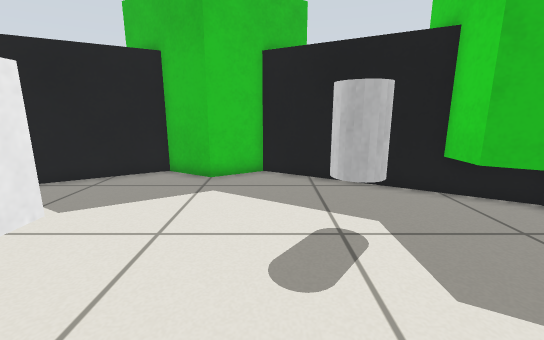
view 1 (above)

12 first-person views from a walk through a world built for the Gazebo simulator. The camera is 0.65 m above the floor, tilts 12° down and sees 90° across. The floor is counted in squares, 0.25 m on a side. Each view is taken from the middle of a square. On the plan, view 1 faces up. The plan holds only what a view shows up to about 18 squares ahead; the rest is blank. The place goes on beyond the plan.

view 2
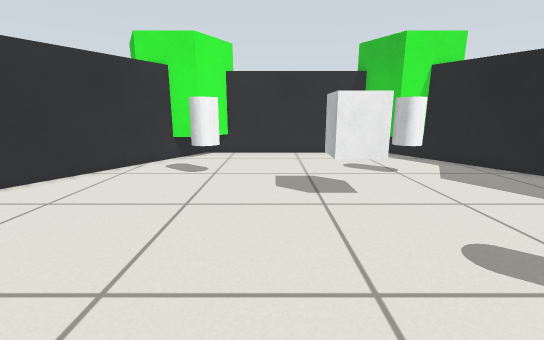

view 3
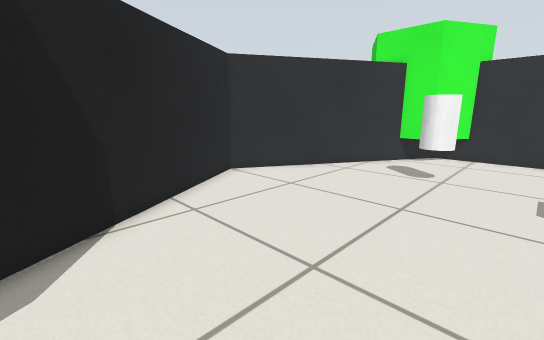

view 4
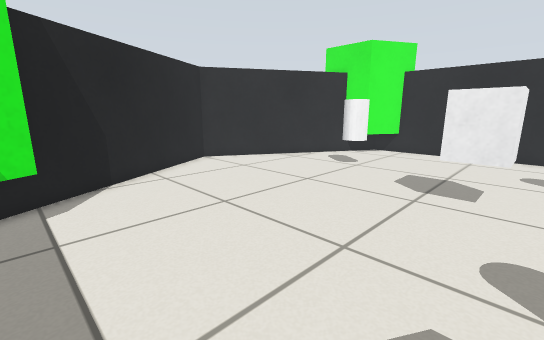

view 5
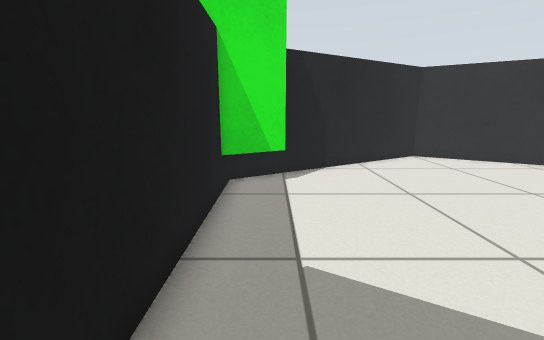

view 6
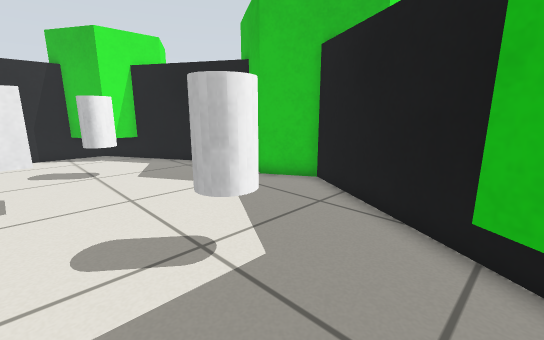

view 7
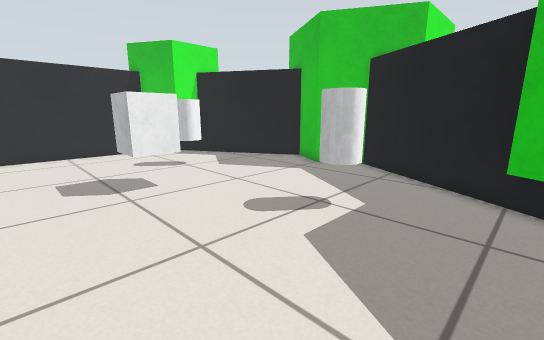

view 8
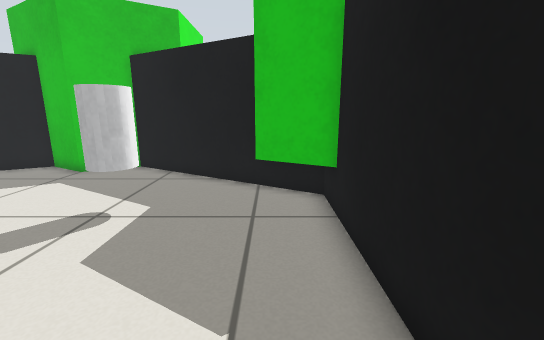

view 9
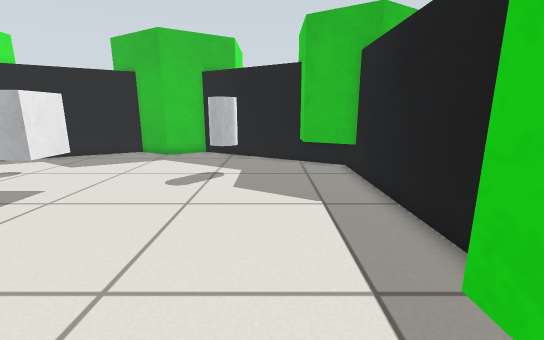

view 10
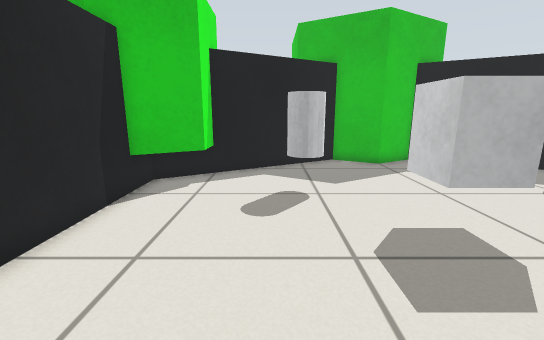

view 11
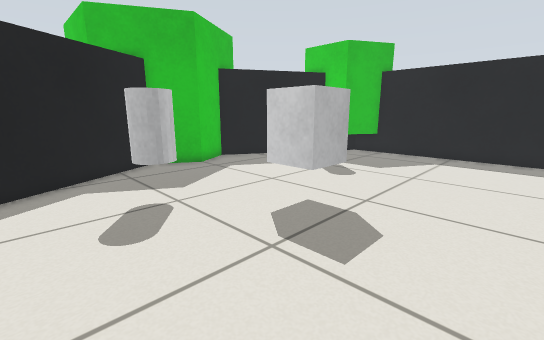

view 12
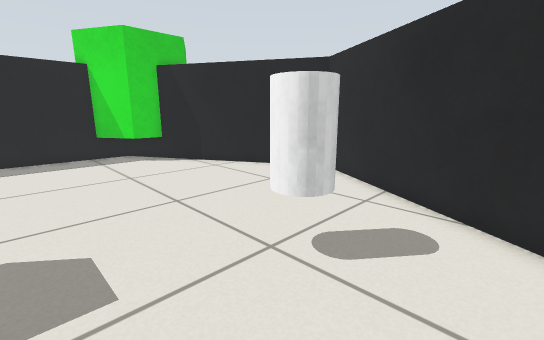

### Floor plan
Points are (right, up) in squares from view 1. A wall is a line through its corners. A room is listed if a view was taken in it or the views show most of it. See-through windows are left out.
Room 1 (views 1, 2, 3, 4, 5, 6, 7, 8, 9, 10, 11, 12)
walls: (-2.5, 10.8) (-4.6, 12) (-12.7, 7.4) (-12.7, -4.4) (-2.5, -10.2) (7.7, -4.4) (7.7, 7.4) (-0.4, 12) (-2.5, 10.8); (-12.7, -2.8) (-10.5, -4.1) (-10.5, -5.6); (-10.5, 8.6) (-10.5, 7.1) (-12.7, 5.8); (5.5, -5.6) (5.5, -4.1) (7.7, -2.8); (7.7, 5.8) (5.5, 7.1) (5.5, 8.6)
objects: white cylinder (-7, -3) to (-6, -2); white cylinder (-7, 5) to (-6, 6); white box (-5, 2) to (-3, 3); white cylinder (1, 5) to (2, 6)

Positions as (right, up) in squares from view 1, and headings:
1: (0, 0), facing up
2: (5, 0), facing left
3: (5, 0), facing down-left
4: (6, 4), facing down-left
5: (6, 6), facing down
6: (6, 3), facing up-left
7: (6, -1), facing up-left
8: (6, -1), facing up
9: (4, -6), facing up
10: (-8, -3), facing up
11: (-10, -2), facing up-right
12: (-10, 1), facing down-right
